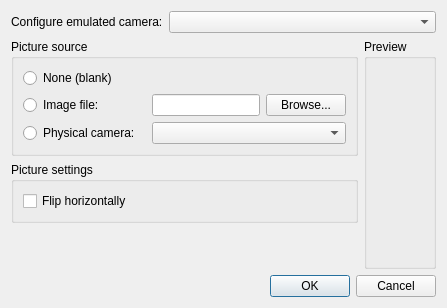
<?xml version="1.0" encoding="UTF-8"?>
<ui version="4.0">
 <class>CameraSettingsDialog</class>
 <widget class="QDialog" name="CameraSettingsDialog">
  <property name="geometry">
   <rect>
    <x>0</x>
    <y>0</y>
    <width>605</width>
    <height>341</height>
   </rect>
  </property>
  <property name="sizePolicy">
   <sizepolicy hsizetype="Fixed" vsizetype="Fixed">
    <horstretch>0</horstretch>
    <verstretch>0</verstretch>
   </sizepolicy>
  </property>
  <property name="windowTitle">
   <string>Camera settings - melonDS</string>
  </property>
  <layout class="QVBoxLayout" name="verticalLayout">
   <property name="sizeConstraint">
    <enum>QLayout::SetFixedSize</enum>
   </property>
   <item>
    <layout class="QHBoxLayout" name="horizontalLayout" stretch="0,1">
     <item>
      <widget class="QLabel" name="label">
       <property name="text">
        <string>Configure emulated camera:</string>
       </property>
      </widget>
     </item>
     <item>
      <widget class="QComboBox" name="cbCameraSel"/>
     </item>
    </layout>
   </item>
   <item>
    <layout class="QGridLayout" name="gridLayout_3">
     <item row="0" column="0">
      <widget class="QGroupBox" name="groupBox">
       <property name="title">
        <string>Picture source</string>
       </property>
       <layout class="QGridLayout" name="gridLayout_2">
        <item row="1" column="2">
         <widget class="QLineEdit" name="txtSrcImagePath"/>
        </item>
        <item row="0" column="0" colspan="4">
         <widget class="QRadioButton" name="rbPictureNone">
          <property name="text">
           <string>None (blank)</string>
          </property>
         </widget>
        </item>
        <item row="1" column="3">
         <widget class="QPushButton" name="btnSrcImageBrowse">
          <property name="text">
           <string>Browse...</string>
          </property>
         </widget>
        </item>
        <item row="2" column="0">
         <widget class="QRadioButton" name="rbPictureCamera">
          <property name="text">
           <string>Physical camera:</string>
          </property>
         </widget>
        </item>
        <item row="1" column="0">
         <widget class="QRadioButton" name="rbPictureImg">
          <property name="text">
           <string>Image file:</string>
          </property>
         </widget>
        </item>
        <item row="2" column="2" colspan="2">
         <widget class="QComboBox" name="cbPhysicalCamera"/>
        </item>
       </layout>
      </widget>
     </item>
     <item row="1" column="0">
      <widget class="QGroupBox" name="groupBox_3">
       <property name="title">
        <string>Picture settings</string>
       </property>
       <layout class="QGridLayout" name="gridLayout_4">
        <item row="0" column="0">
         <widget class="QCheckBox" name="chkFlipPicture">
          <property name="text">
           <string>Flip horizontally</string>
          </property>
         </widget>
        </item>
       </layout>
      </widget>
     </item>
     <item row="2" column="0">
      <spacer name="verticalSpacer">
       <property name="orientation">
        <enum>Qt::Vertical</enum>
       </property>
       <property name="sizeHint" stdset="0">
        <size>
         <width>20</width>
         <height>40</height>
        </size>
       </property>
      </spacer>
     </item>
     <item row="0" column="2" rowspan="3">
      <widget class="QGroupBox" name="grpPreview">
       <property name="title">
        <string>Preview</string>
       </property>
      </widget>
     </item>
    </layout>
   </item>
   <item>
    <widget class="QDialogButtonBox" name="buttonBox">
     <property name="orientation">
      <enum>Qt::Horizontal</enum>
     </property>
     <property name="standardButtons">
      <set>QDialogButtonBox::Cancel|QDialogButtonBox::Ok</set>
     </property>
    </widget>
   </item>
  </layout>
 </widget>
 <tabstops>
  <tabstop>cbCameraSel</tabstop>
  <tabstop>rbPictureNone</tabstop>
  <tabstop>rbPictureImg</tabstop>
  <tabstop>txtSrcImagePath</tabstop>
  <tabstop>btnSrcImageBrowse</tabstop>
  <tabstop>rbPictureCamera</tabstop>
  <tabstop>cbPhysicalCamera</tabstop>
  <tabstop>chkFlipPicture</tabstop>
 </tabstops>
 <resources/>
 <connections>
  <connection>
   <sender>buttonBox</sender>
   <signal>accepted()</signal>
   <receiver>CameraSettingsDialog</receiver>
   <slot>accept()</slot>
   <hints>
    <hint type="sourcelabel">
     <x>248</x>
     <y>254</y>
    </hint>
    <hint type="destinationlabel">
     <x>157</x>
     <y>274</y>
    </hint>
   </hints>
  </connection>
  <connection>
   <sender>buttonBox</sender>
   <signal>rejected()</signal>
   <receiver>CameraSettingsDialog</receiver>
   <slot>reject()</slot>
   <hints>
    <hint type="sourcelabel">
     <x>316</x>
     <y>260</y>
    </hint>
    <hint type="destinationlabel">
     <x>286</x>
     <y>274</y>
    </hint>
   </hints>
  </connection>
 </connections>
</ui>
